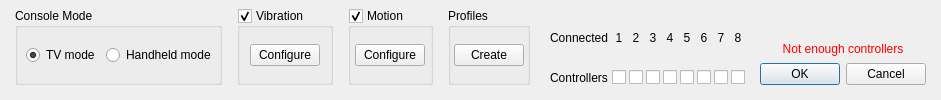
       <widget class="QWidget" name="bottomControllerApplet" native="true">
        <layout class="QHBoxLayout" name="horizontalLayout_6">
         <property name="spacing">
          <number>15</number>
         </property>
         <property name="leftMargin">
          <number>15</number>
         </property>
         <property name="topMargin">
          <number>8</number>
         </property>
         <property name="rightMargin">
          <number>15</number>
         </property>
         <property name="bottomMargin">
          <number>15</number>
         </property>
         <item>
          <widget class="QGroupBox" name="handheldGroup">
           <property name="maximumSize">
            <size>
             <width>16777215</width>
             <height>16777215</height>
            </size>
           </property>
           <property name="title">
            <string>Console Mode</string>
           </property>
           <layout class="QHBoxLayout" name="horizontalLayout_3">
            <property name="spacing">
             <number>6</number>
            </property>
            <property name="leftMargin">
             <number>8</number>
            </property>
            <property name="topMargin">
             <number>6</number>
            </property>
            <property name="rightMargin">
             <number>3</number>
            </property>
            <property name="bottomMargin">
             <number>6</number>
            </property>
            <item>
             <widget class="QRadioButton" name="radioDocked">
              <property name="text">
               <string>TV mode</string>
              </property>
              <property name="checked">
               <bool>true</bool>
              </property>
             </widget>
            </item>
            <item>
             <widget class="QRadioButton" name="radioUndocked">
              <property name="text">
               <string>Handheld mode</string>
              </property>
             </widget>
            </item>
           </layout>
          </widget>
         </item>
         <item>
          <widget class="QGroupBox" name="vibrationGroup">
           <property name="title">
            <string>Vibration</string>
           </property>
           <property name="checkable">
            <bool>true</bool>
           </property>
           <layout class="QHBoxLayout" name="horizontalLayout_5">
            <property name="leftMargin">
             <number>3</number>
            </property>
            <property name="topMargin">
             <number>3</number>
            </property>
            <property name="rightMargin">
             <number>3</number>
            </property>
            <property name="bottomMargin">
             <number>3</number>
            </property>
            <item>
             <widget class="QPushButton" name="vibrationButton">
              <property name="minimumSize">
               <size>
                <width>68</width>
                <height>0</height>
               </size>
              </property>
              <property name="maximumSize">
               <size>
                <width>68</width>
                <height>16777215</height>
               </size>
              </property>
              <property name="styleSheet">
               <string notr="true">min-width: 68px;</string>
              </property>
              <property name="text">
               <string>Configure</string>
              </property>
             </widget>
            </item>
           </layout>
          </widget>
         </item>
         <item>
          <widget class="QGroupBox" name="motionGroup">
           <property name="title">
            <string>Motion</string>
           </property>
           <property name="checkable">
            <bool>true</bool>
           </property>
           <layout class="QHBoxLayout" name="horizontalLayout_4">
            <property name="leftMargin">
             <number>3</number>
            </property>
            <property name="topMargin">
             <number>3</number>
            </property>
            <property name="rightMargin">
             <number>3</number>
            </property>
            <property name="bottomMargin">
             <number>3</number>
            </property>
            <item>
             <widget class="QPushButton" name="motionButton">
              <property name="minimumSize">
               <size>
                <width>68</width>
                <height>0</height>
               </size>
              </property>
              <property name="maximumSize">
               <size>
                <width>68</width>
                <height>16777215</height>
               </size>
              </property>
              <property name="styleSheet">
               <string notr="true">min-width: 68px;</string>
              </property>
              <property name="text">
               <string>Configure</string>
              </property>
             </widget>
            </item>
           </layout>
          </widget>
         </item>
         <item>
          <widget class="QGroupBox" name="inputConfigGroup">
           <property name="title">
            <string>Profiles</string>
           </property>
           <layout class="QHBoxLayout" name="horizontalLayout_7">
            <property name="leftMargin">
             <number>3</number>
            </property>
            <property name="topMargin">
             <number>3</number>
            </property>
            <property name="rightMargin">
             <number>3</number>
            </property>
            <property name="bottomMargin">
             <number>3</number>
            </property>
            <item>
             <widget class="QPushButton" name="inputConfigButton">
              <property name="maximumSize">
               <size>
                <width>68</width>
                <height>16777215</height>
               </size>
              </property>
              <property name="styleSheet">
               <string notr="true">min-width: 68px;</string>
              </property>
              <property name="text">
               <string>Create</string>
              </property>
             </widget>
            </item>
           </layout>
          </widget>
         </item>
         <item>
          <widget class="QWidget" name="connectedControllers" native="true">
           <layout class="QGridLayout" name="gridLayout_2">
            <property name="leftMargin">
             <number>5</number>
            </property>
            <property name="topMargin">
             <number>0</number>
            </property>
            <property name="rightMargin">
             <number>0</number>
            </property>
            <property name="bottomMargin">
             <number>0</number>
            </property>
            <property name="spacing">
             <number>3</number>
            </property>
            <item row="1" column="4">
             <widget class="QCheckBox" name="checkboxPlayer4Connected">
              <property name="text">
               <string/>
              </property>
             </widget>
            </item>
            <item row="1" column="0">
             <widget class="QLabel" name="labelControllers">
              <property name="text">
               <string>Controllers</string>
              </property>
             </widget>
            </item>
            <item row="1" column="2">
             <widget class="QCheckBox" name="checkboxPlayer2Connected">
              <property name="text">
               <string/>
              </property>
             </widget>
            </item>
            <item row="0" column="1">
             <widget class="QLabel" name="labelConnectedPlayer1">
              <property name="text">
               <string>1</string>
              </property>
              <property name="alignment">
               <set>Qt::AlignCenter</set>
              </property>
             </widget>
            </item>
            <item row="1" column="3">
             <widget class="QCheckBox" name="checkboxPlayer3Connected">
              <property name="text">
               <string/>
              </property>
             </widget>
            </item>
            <item row="1" column="1">
             <widget class="QCheckBox" name="checkboxPlayer1Connected">
              <property name="layoutDirection">
               <enum>Qt::LeftToRight</enum>
              </property>
              <property name="checked">
               <bool>false</bool>
              </property>
             </widget>
            </item>
            <item row="0" column="2">
             <widget class="QLabel" name="labelConnectedPlayer2">
              <property name="text">
               <string>2</string>
              </property>
              <property name="alignment">
               <set>Qt::AlignCenter</set>
              </property>
             </widget>
            </item>
            <item row="0" column="4">
             <widget class="QLabel" name="labelConnectedPlayer4">
              <property name="text">
               <string>4</string>
              </property>
              <property name="alignment">
               <set>Qt::AlignCenter</set>
              </property>
             </widget>
            </item>
            <item row="0" column="3">
             <widget class="QLabel" name="labelConnectedPlayer3">
              <property name="text">
               <string>3</string>
              </property>
              <property name="alignment">
               <set>Qt::AlignCenter</set>
              </property>
             </widget>
            </item>
            <item row="0" column="0">
             <widget class="QLabel" name="labelConnected">
              <property name="text">
               <string>Connected</string>
              </property>
             </widget>
            </item>
            <item row="1" column="7">
             <widget class="QCheckBox" name="checkboxPlayer7Connected">
              <property name="text">
               <string/>
              </property>
             </widget>
            </item>
            <item row="0" column="5">
             <widget class="QLabel" name="labelConnectedPlayer5">
              <property name="text">
               <string>5</string>
              </property>
              <property name="alignment">
               <set>Qt::AlignCenter</set>
              </property>
             </widget>
            </item>
            <item row="1" column="6">
             <widget class="QCheckBox" name="checkboxPlayer6Connected">
              <property name="text">
               <string/>
              </property>
             </widget>
            </item>
            <item row="0" column="7">
             <widget class="QLabel" name="labelConnectedPlayer7">
              <property name="text">
               <string>7</string>
              </property>
              <property name="alignment">
               <set>Qt::AlignCenter</set>
              </property>
             </widget>
            </item>
            <item row="1" column="5">
             <widget class="QCheckBox" name="checkboxPlayer5Connected">
              <property name="text">
               <string/>
              </property>
             </widget>
            </item>
            <item row="0" column="6">
             <widget class="QLabel" name="labelConnectedPlayer6">
              <property name="text">
               <string>6</string>
              </property>
              <property name="alignment">
               <set>Qt::AlignCenter</set>
              </property>
             </widget>
            </item>
            <item row="0" column="8">
             <widget class="QLabel" name="labelConnectedPlayer8">
              <property name="text">
               <string>8</string>
              </property>
              <property name="alignment">
               <set>Qt::AlignCenter</set>
              </property>
             </widget>
            </item>
            <item row="1" column="8">
             <widget class="QCheckBox" name="checkboxPlayer8Connected">
              <property name="text">
               <string/>
              </property>
             </widget>
            </item>
           </layout>
          </widget>
         </item>
         <item>
          <spacer name="controllerAppletHorizontalSpacer">
           <property name="orientation">
            <enum>Qt::Horizontal</enum>
           </property>
           <property name="sizeHint" stdset="0">
            <size>
             <width>0</width>
             <height>20</height>
            </size>
           </property>
          </spacer>
         </item>
         <item alignment="Qt::AlignBottom">
          <widget class="QWidget" name="closeButtons" native="true">
           <layout class="QVBoxLayout" name="verticalLayout_46">
            <property name="spacing">
             <number>7</number>
            </property>
            <property name="leftMargin">
             <number>0</number>
            </property>
            <property name="topMargin">
             <number>0</number>
            </property>
            <property name="rightMargin">
             <number>0</number>
            </property>
            <property name="bottomMargin">
             <number>0</number>
            </property>
            <item>
             <widget class="QLabel" name="labelError">
              <property name="enabled">
               <bool>true</bool>
              </property>
              <property name="styleSheet">
               <string notr="true">QLabel { color : red; }</string>
              </property>
              <property name="text">
               <string>Not enough controllers</string>
              </property>
              <property name="alignment">
               <set>Qt::AlignCenter</set>
              </property>
              <property name="margin">
               <number>0</number>
              </property>
             </widget>
            </item>
            <item>
             <widget class="QDialogButtonBox" name="buttonBox">
              <property name="enabled">
               <bool>true</bool>
              </property>
              <property name="standardButtons">
               <set>QDialogButtonBox::Cancel|QDialogButtonBox::Ok</set>
              </property>
             </widget>
            </item>
           </layout>
          </widget>
         </item>
        </layout>
       </widget>
